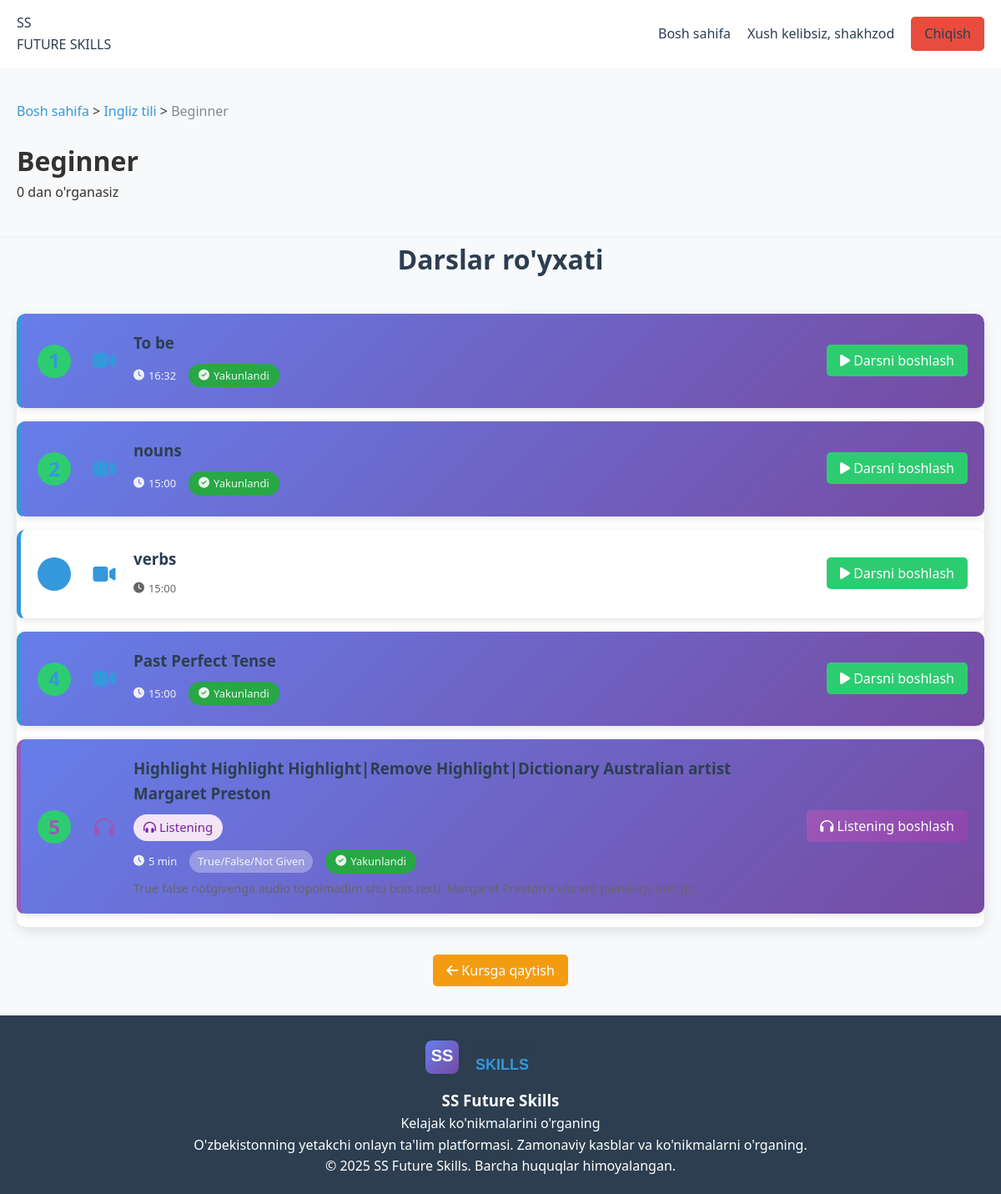
Screenshot of /module/2/ (signed in) with the database file from the repository.
### courses/models.py (models this page shows, shortened)
class Module(models.Model):
    course = models.ForeignKey(Course, on_delete=models.CASCADE, related_name='modules')
    title = models.CharField(max_length=200)
    description = models.TextField(blank=True)
    order = models.IntegerField(default=0)
    created_at = models.DateTimeField(auto_now_add=True)
    class Meta:
        ordering = ['order']

class Course(models.Model):
    COURSE_TYPES = [
        ('english', 'Ingliz tili'),
        ('data_science', 'Data Science va Sun\'iy Intellekt'),
        ('pedagogy', 'Pedagogika'),
    ]
    name = models.CharField(max_length=200)
    description = models.TextField()
    course_type = models.CharField(max_length=50, choices=COURSE_TYPES)
    created_at = models.DateTimeField(auto_now_add=True)
    updated_at = models.DateTimeField(auto_now=True)
    is_active = models.BooleanField(default=True)

class Lesson(models.Model):
    module = models.ForeignKey(Module, on_delete=models.CASCADE, related_name='lessons')
    title = models.CharField(max_length=200)
    video_file = models.FileField(upload_to=lesson_video_upload_path, blank=True, null=True,
                                  verbose_name="Video fayl")
    video_url = models.URLField(blank=True, verbose_name="YouTube linki")
    content = models.TextField(blank=True)
    duration = models.CharField(max_length=50, blank=True)
    order = models.IntegerField(default=0)
    created_at = models.DateTimeField(auto_now_add=True)
    class Meta:
        ordering = ['order']

class ListeningLesson(models.Model):
    LISTENING_TYPES = [
        ('multiple_choice', 'Multiple Choice'),
        ('matching', 'Matching'),
        ('gap_filling', 'Gap Filling'),
        ('true_false_not_given', 'True/False/Not Given'),
    ]
    module = models.ForeignKey(Module, on_delete=models.CASCADE, related_name='listening_lessons')
    title = models.CharField(max_length=200)
    order = models.IntegerField(default=0)
    audio_file = models.FileField(upload_to=listening_audio_upload_path, verbose_name="Audio fayl")
    listening_type = models.CharField(max_length=50, choices=LISTENING_TYPES)
    description = models.TextField(blank=True, help_text="Listening mazmuni, ko'rsatmalar")
    timer_minutes = models.IntegerField(default=0, help_text="0 yozilsa timer ishlamaydi")
    created_at = models.DateTimeField(auto_now_add=True)
    class Meta:
        ordering = ['order']
        verbose_name = "Listening darsi"
        verbose_name_plural = "Listening darslari"

### courses/views.py (the view, shortened to what this page needs)
# urls.py: path('module/<int:module_id>/', views.module_detail, name='module_detail'),
@login_required
def module_detail(request, module_id):
    module = get_object_or_404(Module, id=module_id)
    video_lessons = module.lessons.all()
    listening_lessons = module.listening_lessons.all()
    speaking_lessons = module.speaking_lessons.all()  # ← BU QATOR MAVJUD BO'LISHI KERAK
    all_lessons = []
    for lesson in video_lessons:
        progress = UserProgress.objects.filter(user=request.user, lesson=lesson).first()
        all_lessons.append({
            'id': lesson.id,
            'title': lesson.title,
            'duration': lesson.duration,
            'order': lesson.order,
            'completed': progress.completed if progress else False,
            'score': progress.score if progress else 0,
            'type': 'video',
            'object': lesson
        })
    for listening in listening_lessons:
        progress = UserProgress.objects.filter(user=request.user, listening_lesson=listening).first()
        all_lessons.append({
            'id': listening.id,
            'title': listening.title,
            'duration': f"{listening.timer_minutes} min" if listening.timer_minutes > 0 else "Vaqtsiz",
            'order': listening.order,
            'completed': progress.completed if progress else False,
            'score': progress.score if progress else 0,
            'type': 'listening',
            'listening_type': listening.get_listening_type_display(),
            'object': listening
        })
    all_lessons.sort(key=lambda x: x['order'])
    for index, lesson in enumerate(all_lessons, 1):
        lesson['display_order'] = index
    return render(request, 'module_detail.html', {
        'module': module,
        'lessons': all_lessons
    })

### templates/module_detail.html (shortened to what this page needs)
{% extends 'base.html' %}
{% block content %}
<div class="module-header">
    <div class="container">
        <nav class="breadcrumb">
            <a href="{% url 'home' %}">Bosh sahifa</a> >
            <a href="{% url 'course_detail' module.course.id %}">{{ module.course.name }}</a> >
            <span>{{ module.title }}</span>
        </nav>
        <h1>{{ module.title }}</h1>
        <p>{{ module.description|default:"Modul haqida ma'lumot" }}</p>
    </div>
</div>
<div class="lessons-container">
    <div class="container">
        <h2 class="section-title">Darslar ro'yxati</h2>
        {% if lessons %}
            <div class="lessons-list">
                {% for lesson in lessons %}
                <div class="lesson-item {% if lesson.completed %}completed{% endif %} {% if lesson.type == 'listening' %}listening-item{% elif lesson.type == 'speaking' %}speaking-item{% endif %}">
                    <div class="lesson-number">{{ lesson.display_order }}</div>
                    <div class="lesson-icon">
                        {% if lesson.type == 'video' %}
                            <i class="fas fa-video"></i>
                        {% elif lesson.type == 'listening' %}
                            <i class="fas fa-headphones"></i>
                        {% elif lesson.type == 'speaking' %}
                            <i class="fas fa-microphone-alt"></i>
                        {% endif %}
                    </div>
                    <div class="lesson-info">
                        <h3>
                            {{ lesson.title }}
                            {% if lesson.type == 'listening' %}
                                <span class="lesson-type-badge listening-badge">
                                    <i class="fas fa-headphones-alt"></i> Listening
                                </span>
                            {% elif lesson.type == 'speaking' %}
                                <span class="lesson-type-badge speaking-badge">
                                    <i class="fas fa-microphone-alt"></i> Speaking
                                </span>
                            {% endif %}
                        </h3>
                        <div class="lesson-meta">
                            <span><i class="fas fa-clock"></i> {{ lesson.duration|default:"15:00" }}</span>
                            {% if lesson.type == 'listening' %}
                                <span class="type-badge">{{ lesson.listening_type }}</span>
                            {% elif lesson.type == 'speaking' %}
                                <span class="type-badge">{{ lesson.speaking_type }}</span>
                            {% endif %}
                            {% if lesson.completed %}
                                <span class="completed-badge"><i class="fas fa-check-circle"></i> Yakunlandi</span>
                            {% endif %}
                        </div>
                        {% if lesson.type == 'speaking' and lesson.object.description %}
                            <p class="lesson-description">{{ lesson.object.description|truncatechars:100 }}</p>
                        {% elif lesson.type == 'listening' and lesson.object.description %}
                            <p class="lesson-description">{{ lesson.object.description|truncatechars:100 }}</p>
                        {% endif %}
                    </div>
                    <div class="lesson-actions">
                        {% if lesson.type == 'video' %}
                            <a href="{% url 'lesson_detail' lesson.id %}" class="btn-primary">
                                <i class="fas fa-play"></i> Darsni boshlash
                            </a>
                        {% elif lesson.type == 'listening' %}
                            <a href="{% url 'listening_detail' lesson.id %}" class="btn-primary btn-listening">
                                <i class="fas fa-headphones"></i> Listening boshlash
                            </a>
                        {% elif lesson.type == 'speaking' %}
                            <a href="{% url 'speaking_detail' lesson.id %}" class="btn-primary btn-speaking">
                                <i class="fas fa-microphone-alt"></i> Speaking boshlash
                            </a>
                        {% endif %}
                    </div>
                </div>
                {% endfor %}
            </div>
        {% else %}
            <div class="empty-lessons">
                <i class="fas fa-video-slash"></i>
                <h3>Bu modulda hali darslar mavjud emas</h3>
                <p>Tez orada darslar qo'shiladi</p>
            </div>
        {% endif %}
        <div class="back-button">
            <a href="{% url 'course_detail' module.course.id %}" class="btn-secondary">
                <i class="fas fa-arrow-left"></i> Kursga qaytish
            </a>
        </div>
    </div>
</div>
{% endblock %}

### templates/base.html (shortened to what this page needs)
<!DOCTYPE html>
<html lang="uz">
<head>
    <link rel="stylesheet" href="/static/css/style.css">
    <link rel="stylesheet" href="https://cdnjs.cloudflare.com/ajax/libs/font-awesome/6.4.0/css/all.min.css">
</head>
<body>
    <header>
        <nav class="navbar">
            <div class="container">
                <a href="{% url 'home' %}" class="logo">
                    <div class="logo-minimal">
                        <span class="logo-symbol">SS</span>
                        <div class="logo-name">
                            <span class="logo-future">FUTURE</span>
                            <span class="logo-skills">SKILLS</span>
                        </div>
                    </div>
                </a>
                <div class="nav-links">
                    <a href="{% url 'home' %}">Bosh sahifa</a>
                    {% if user.is_authenticated %}
                        <span class="user-name">Xush kelibsiz, {{ user.username }}</span>
                        <a href="{% url 'logout' %}" class="btn-logout">Chiqish</a>
                    {% else %}
                        <a href="{% url 'login' %}" class="btn-login">Kirish</a>
                        <a href="{% url 'register' %}" class="btn-primary">Ro'yxatdan o'tish</a>
                    {% endif %}
                </div>
            </div>
        </nav>
    </header>
    <main>
        {% block content %}{% endblock %}
    </main>
<footer>
    <div class="container">
        <div class="footer-content">
            <div class="footer-logo">
                <div class="footer-logo-container">
                    <div class="footer-logo-icon">
                        <img src="/static/images/logo.svg" alt="SS Future Skills">
                    </div>
                    <div class="footer-logo-text">
                        <h3>SS Future Skills</h3>
                        <p>Kelajak ko'nikmalarini o'rganing</p>
                    </div>
                </div>
                <p class="footer-description">
                    O'zbekistonning yetakchi onlayn ta'lim platformasi.
                    Zamonaviy kasblar va ko'nikmalarni o'rganing.
                </p>
            </div>
        </div>
        <div class="footer-bottom">
            <p>&copy; 2025 SS Future Skills. Barcha huquqlar himoyalangan.</p>
        </div>
    </div>
</footer>
</body>
</html>

### static/css/style.css (style rules this page uses)
* { margin: 0; padding: 0; box-sizing: border-box; }
body { font-family: 'Segoe UI', Tahoma, Geneva, Verdana, sans-serif; line-height: 1.6; color: #333; background-color: #f8f9fa; }
.container { width: 100%; max-width: 1200px; margin: 0 auto; padding: 0 20px; }
.navbar { background-color: white; box-shadow: 0 2px 10px rgba(0,0,0,0.1); padding: 15px 0; }
.navbar .container { display: flex; justify-content: space-between; align-items: center; }
.logo { text-decoration: none; color: #2c3e50; }
.nav-links { display: flex; align-items: center; gap: 20px; }
.nav-links a { text-decoration: none; color: #2c3e50; font-weight: 500; }
.btn-login, .btn-primary, .btn-secondary { padding: 8px 16px; border-radius: 5px; text-decoration: none; font-weight: 500; }
.btn-primary { background-color: #2ecc71; color: white; }
.btn-secondary { background-color: #f39c12; color: white; }
.btn-logout { background-color: #e74c3c; color: white; padding: 8px 16px; border-radius: 5px; text-decoration: none; }
.user-name { font-weight: 500; color: #2c3e50; }
.section-title { text-align: center; font-size: 2rem; margin-bottom: 40px; color: #2c3e50; }
footer { background-color: #2c3e50; color: white; text-align: center; padding: 20px 0; margin-top: 40px; }
.module-header { background: #f8f9fa; padding: 40px 0; border-bottom: 1px solid #eee; }
.breadcrumb { margin-bottom: 20px; }
.breadcrumb a { color: #3498db; text-decoration: none; }
.breadcrumb span { color: #7f8c8d; }
.lessons-list { background: white; border-radius: 10px; overflow: hidden; box-shadow: 0 5px 15px rgba(0, 0, 0, 0.1); margin: 30px 0; }
.lesson-item { display: flex; align-items: center; padding: 20px; border-bottom: 1px solid #eee; transition: background-color 0.3s; }
.lesson-item.completed { background-color: #f0fff4; }
.lesson-number { width: 40px; height: 40px; background: #3498db; color: white; border-radius: 50%; display: flex; align-items: center; justify-content: center; font-weight: bold; margin-right: 20px; }
.lesson-item.completed .lesson-number { background: #2ecc71; }
.lesson-info { flex: 1; }
.lesson-info h3 { margin: 0 0 5px 0; color: #2c3e50; }
.lesson-meta { display: flex; gap: 20px; color: #7f8c8d; font-size: 0.9rem; }
.completed-badge { color: #2ecc71; font-weight: 500; }

### templates/module_detail.html (style rules this page uses)
.lesson-item { display: flex; align-items: center; padding: 20px; margin-bottom: 15px; background: white; border-radius: 10px; box-shadow: 0 2px 10px rgba(0,0,0,0.1); transition: transform 0.3s, box-shadow 0.3s; border-left: 5px solid #3498db; }
.listening-item { border-left-color: #9b59b6; }
.listening-item .lesson-icon { color: #9b59b6; }
.lesson-number { font-size: 24px; font-weight: bold; color: #3498db; margin-right: 20px; min-width: 40px; text-align: center; }
.listening-item .lesson-number { color: #9b59b6; }
.lesson-icon { font-size: 24px; margin-right: 15px; color: #3498db; width: 40px; text-align: center; }
.lesson-info { flex: 1; }
.lesson-info h3 { margin: 0 0 10px 0; display: flex; align-items: center; gap: 10px; flex-wrap: wrap; }
.lesson-type-badge { background: #e3f2fd; color: #1976d2; padding: 4px 12px; border-radius: 20px; font-size: 0.8em; font-weight: normal; }
.listening-badge { background: #f3e5f5; color: #7b1fa2; }
.lesson-meta { display: flex; gap: 15px; align-items: center; flex-wrap: wrap; margin-bottom: 5px; }
.lesson-meta span { display: flex; align-items: center; gap: 5px; color: #666; font-size: 0.9em; }
.type-badge { background: #9b59b6; color: white; padding: 3px 10px; border-radius: 20px; font-size: 0.8em; }
.completed-badge { background: #28a745; color: white; padding: 4px 12px; border-radius: 20px; font-size: 0.9em; }
.lesson-item.completed { background: linear-gradient(135deg, #667eea 0%, #764ba2 100%); color: white; }
.lesson-item.completed .lesson-meta span { color: rgba(255, 255, 255, 0.9); }
.lesson-item.completed .type-badge { background: rgba(255, 255, 255, 0.3); color: white; }
.lesson-description { color: #666; font-size: 0.9em; margin-top: 8px; line-height: 1.4; }
.lesson-actions { min-width: 160px; }
.btn-listening { background: linear-gradient(135deg, #9b59b6 0%, #8e44ad 100%); color: white; }
.back-button { margin-top: 40px; text-align: center; }

### rows the page displays
Module: course.name "Ingliz tili", title "Beginner", description "0 dan o'rganasiz"
Lesson: title "To be", duration "16:32", shows "Yakunlandi", shows "Darsni boshlash"
Lesson: title "nouns", duration "15:00", shows "Yakunlandi", shows "Darsni boshlash"
Lesson: title "verbs", duration "15:00", shows "Darsni boshlash"
Lesson: title "Past Perfect Tense", duration "15:00", shows "Yakunlandi", shows "Darsni boshlash"
ListeningLesson: display_order "5", title "Highlight Highlight Highlight|Remove Highlight|Dictionary Australian artist Margaret Preston", shows "Listening", duration "5 min", listening_type "True/False/Not Given", shows "Yakunlandi", object.description "True false notgivenga audio topolmadim shu bois texti: Margaret Preston's vibrant paintings and pr…", shows "Listening boshlash"

### other values shown
{{ user.username }} "shakhzod"
